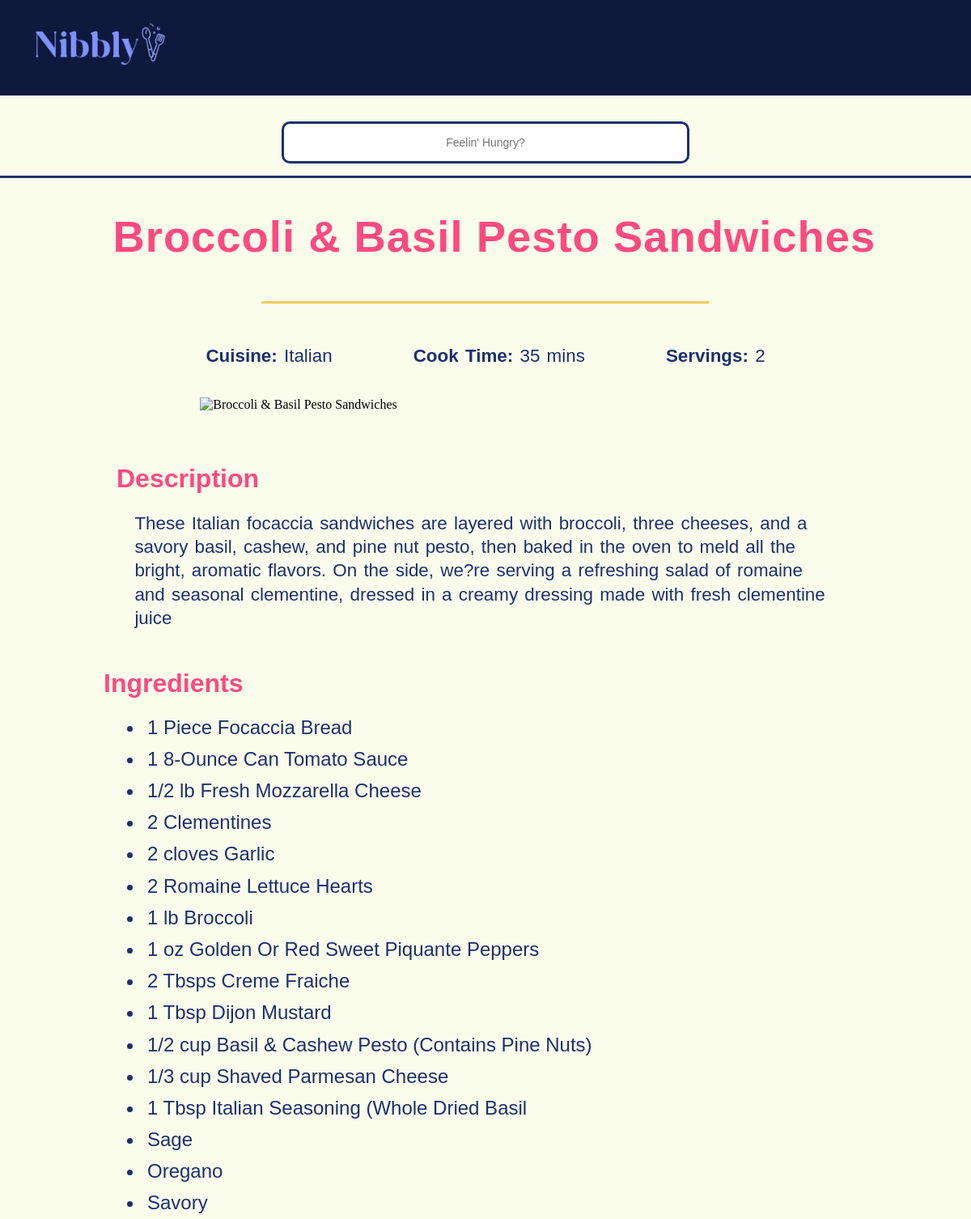
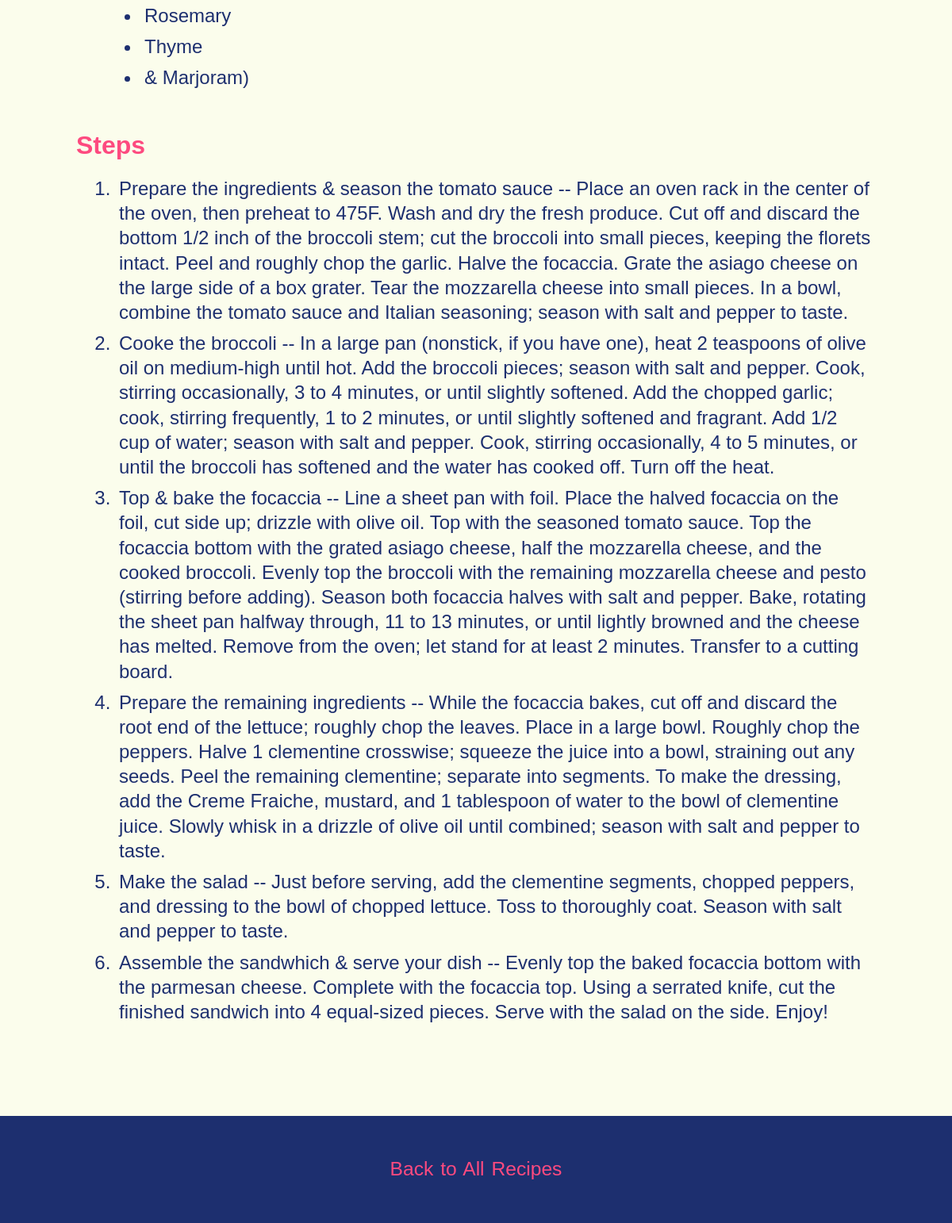
The app's page /new-recipe.php?id=3 with its own data (2 pictures, top to bottom).
### tables this page shows
CREATE TABLE `recipes_list` (
  `id` int NOT NULL,
  `recipe_name` varchar(100) DEFAULT NULL,
  `recipe_subtitle` varchar(100) DEFAULT NULL,
  `cuisine` varchar(100) DEFAULT NULL,
  `protein` varchar(100) DEFAULT NULL,
  `cook_time` int DEFAULT NULL,
  `servings` int DEFAULT NULL,
  `description` text,
  `ingredients` varchar(1000) DEFAULT NULL,
  `steps` text
);

### new-recipe.php (the view, shortened to what this page needs)
<?php
require_once 'db_connection.php';
$searchTerm = isset($_GET['search']) ? htmlspecialchars($_GET['search']) : '';
if (empty($searchTerm) && isset($_GET['id']) && is_numeric($_GET['id']) && (int)$_GET['id'] > 0) {
    $recipe_id = (int)$_GET['id'];
    $sql = "SELECT recipe_name FROM recipes_list WHERE id = ?";
    $stmt = $conn->prepare($sql);
    if ($stmt) {
        $stmt->bind_param("i", $recipe_id);
        $stmt->execute();
        $result = $stmt->get_result();
        if ($result->num_rows > 0) {
            $recipe = $result->fetch_assoc();
        }
    }
}
?>
<!DOCTYPE html>
<html lang="en">
<head>
    <link rel="stylesheet" href="css/normalize.css">
    <link rel="stylesheet" href="css/style.css">
</head>
<body>
<?php include 'header.php'; ?>
<div class="recipe-div">
<?php
if (!empty($searchTerm)) {
    echo '<h2>Search Results for "' . htmlspecialchars($searchTerm) . '"</h2>';
    echo '<div class="recipe-grid">';
    handleSearch($searchTerm, $conn);
    echo '</div>';
} else {
    $recipe_id = (int)$_GET['id'];
    $sql = "SELECT * FROM recipes_list WHERE id = ?";
    $stmt = $conn->prepare($sql);
    $stmt->bind_param("i", $recipe_id);
    $stmt->execute();
    $result = $stmt->get_result();
    if ($result->num_rows > 0) {
        $recipe = $result->fetch_assoc();
    } else {
        $stmt->close();
        $conn->close();
        die("Recipe not found. Please go back and try again.");
    }
    ?>
    <h2 class="recipe-header"><?php echo htmlspecialchars($recipe['recipe_name']); ?></h2>
    <hr class="solid">
    <div class="recipe-details">
        <div class="details-row">
            <p><strong>Cuisine:</strong> <?php echo htmlspecialchars($recipe['cuisine'] ?? 'N/A'); ?></p>
            <p><strong>Cook Time:</strong> <?php echo htmlspecialchars($recipe['cook_time'] ?? 'N/A'); ?> mins</p>
            <p><strong>Servings:</strong> <?php echo htmlspecialchars($recipe['servings'] ?? 'N/A'); ?></p>
        </div>
    </div>
    <div class="ingredients-div">
        <div class="ingredients-image">
            <?php
            $image_path = "images/recipes/{$recipe['id']}.jpg";
            ?>
            <img class="showcase-image" src="<?php echo $image_path; ?>" alt="<?php echo htmlspecialchars($recipe['recipe_name']); ?>">
        </div>
        <div class="blurb-div">
            <h3>Description</h3>
            <p><?php echo htmlspecialchars($recipe['description'] ?? 'No description provided.'); ?></p>
        </div>
        <div class="ingredients-list">
            <h3>Ingredients</h3>
            <ul>
                <?php
                if (!empty($recipe['ingredients'])) {
                    $ingredients = explode(',', $recipe['ingredients']);
                    foreach ($ingredients as $ingredient) {
                        echo "<li>" . htmlspecialchars(trim($ingredient)) . "</li>";
                    }
                } else {
                    echo "<li>No ingredients available.</li>";
                }
                ?>
            </ul>
        </div>
    </div>
    <div class="blurb-div">
        <h3>Steps</h3>
        <ol>
            <?php
            if (!empty($recipe['steps'])) {
                $steps = explode('*', $recipe['steps']);
                foreach ($steps as $step) {
                    echo "<li>" . htmlspecialchars(trim($step)) . "</li>";
                }
            } else {
                echo "<li>No steps available.</li>";
            }
            ?>
        </ol>
    </div>
    <?php
}
?>
</div>
<footer>
    <p><a href="all-recipes.php">Back to All Recipes</a></p>
</footer>
</body>
</html>

### css/style.css (style rules this page uses)
* { padding: 0; margin: 0; box-sizing: border-box; }
:root { --pearl-powder: #FBFDEC; --eclipse: #0E193E; --flamingo-: #FD4A7F; --mustard-: #FAC748; --orchid-: #8390FA; --nightlife: #1D2F6F; --font-title: 'funtonalie', Georgia, 'Times New Roman', Times, serif; --font-light: 'fustat-light', Arial, Helvetica, sans-serif; --font-text: 'fustat', Arial, Helvetica, sans-serif; --font-bold: 'fustat', Arial, Helvetica, sans-serif; }
body { background-color: var(--pearl-powder); margin: 0; padding-top: 150px; }
h2 { font-family: var(--font-light); font-size: 380%; color: var(--flamingo-); letter-spacing: 1px; text-align: center; margin: 1.5em 0 -0.5em 0; padding: 12px 0 40px 0; }
h3 { font-family: var(--font-light); font-size: 200%; color: var(--flamingo-); margin: 0.5em 0; }
li { font-family: var(--font-light); font-size: 150%; color: var(--nightlife); line-height: 1.3; padding: 4px; margin-left: 50px; }
p { font-family: var(--font-text); font-size: 140%; color: var(--nightlife); word-spacing: 2px; line-height: 1.3; margin: 3em 6em; max-width: 115ch; }
a { text-decoration: none; color: var(--flamingo-); font-family: 'fustat', Arial, Helvetica, sans-serif; font-size: 110%; }
footer { display: flex; justify-content: center; align-items: center; text-align: center; background-color: var(--nightlife); font-family: var(--font-title), Arial, Helvetica, sans-serif; padding: 2px; margin: 4em 0 0 0; }
footer p { color: var(--flamingo-); margin: 2.2em 0; }
hr.solid { border-top: 3px solid var(--mustard-); border-radius: 4px; width: 50%; margin: -1em auto; opacity: 0.9; }
.recipe-div { display: flex; flex-direction: column; justify-content: left; align-items: center; margin: 3em 3em; }
.recipe-header { text-align: center; font-size: 3.4rem; margin: 0.8em 0 0 0.4em; color: var(--flamingo-); padding: 0; padding-top: 20px; }
.ingredients-list { margin: 1em 2em; }
.blurb-div { margin: 1em 3em 3em 3em; }
.blurb-div p { margin: 1em 1em; }
.blurb-div li { font-family: var(--font-text); }
.ingredients-div { align-items: center; margin: 0 3em; }
.ingredients-image { display: flex; align-items: center; justify-content: center; margin-bottom: 4em; }
.recipe-details { text-align: center; margin-bottom: 2em; font-size: 1.1rem; color: var(--nightlife); }
.recipe-details .details-row { display: flex; justify-content: space-between; margin: 0; }
.details-row { display: flex; justify-content: center; gap: 100px; text-align: center; flex-wrap: wrap; }
.details-row p { font-size: 1.4rem; margin: 0; line-height: 1.4; flex: 1; white-space: nowrap; }
.showcase-image { width: 70%; height: auto; }
@media screen and (min-width: 1200px) { hr.solid { margin: 3em 8em; } }
@media screen and (max-width: 1200px) { hr.solid { margin: 3em 8em; } }
@media screen and (max-width: 1200px) { .recipe-div { flex-direction: column; margin: 3em; column-gap: 20px; } }

### records on screen
recipes_list: recipe_name "Broccoli & Basil Pesto Sandwiches", cuisine "Italian", cook_time "35", servings "2", description "These Italian focaccia sandwiches are layered with broccoli, three cheeses, and a savory basil, cashew, and pine nut pesto, then baked in the oven to meld all the bright, aromatic flavors. On the side, we?re serving a refreshing salad of romaine and seasonal clementine, dressed in a creamy dressing made with fresh clementine juice", ingredients "1 Piece Focaccia Bread", ingredients "1 8-Ounce Can Tomato Sauce", ingredients "1/2 lb Fresh Mozzarella Cheese", ingredients "2 Clementines", ingredients "2 cloves Garlic", ingredients "2 Romaine Lettuce Hearts", ingredients "1 lb Broccoli", ingredients "1 oz Golden Or Red Sweet Piquante Peppers", ingredients "2 Tbsps Creme Fraiche", ingredients "1 Tbsp Dijon Mustard", ingredients "1/2 cup Basil & Cashew Pesto (Contains Pine Nuts)", ingredients "1/3 cup Shaved Parmesan Cheese", ingredients "1 Tbsp Italian Seasoning (Whole Dried Basil", ingredients "Sage", ingredients "Oregano", ingredients "Savory", ingredients "Rosemary", ingredients "Thyme", ingredients "& Marjoram)", steps "Prepare the ingredients & season the tomato sauce -- Place an oven rack in the center of the oven, then preheat to 475F. Wash and dry the fresh produce. Cut off and discard the bottom 1/2 inch of the broccoli stem; cut the broccoli into small pieces, keeping the florets intact. Peel and roughly chop the garlic. Halve the focaccia. Grate the asiago cheese on the large side of a box grater. Tear the mozzarella cheese into small pieces. In a bowl, combine the tomato sauce and Italian seasoning; season with salt and pepper to taste.", steps "Cooke the broccoli -- In a large pan (nonstick, if you have one), heat 2 teaspoons of olive oil on medium-high until hot. Add the broccoli pieces; season with salt and pepper. Cook, stirring occasionally, 3 to 4 minutes, or until slightly softened. Add the chopped garlic; cook, stirring frequently, 1 to 2 minutes, or until slightly softened and fragrant. Add 1/2 cup of water; season with salt and pepper. Cook, stirring occasionally, 4 to 5 minutes, or until the broccoli has softened and the water has cooked off. Turn off the heat.", steps "Top & bake the focaccia -- Line a sheet pan with foil. Place the halved focaccia on the foil, cut side up; drizzle with olive oil. Top with the seasoned tomato sauce. Top the focaccia bottom with the grated asiago cheese, half the mozzarella cheese, and the cooked broccoli. Evenly top the broccoli with the remaining mozzarella cheese and pesto (stirring before adding). Season both focaccia halves with salt and pepper. Bake, rotating the sheet pan halfway through, 11 to 13 minutes, or until lightly browned and the cheese has melted. Remove from the oven; let stand for at least 2 minutes. Transfer to a cutting board.", steps "Prepare the remaining ingredients -- While the focaccia bakes, cut off and discard the root end of the lettuce; roughly chop the leaves. Place in a large bowl. Roughly chop the peppers. Halve 1 clementine crosswise; squeeze the juice into a bowl, straining out any seeds. Peel the remaining clementine; separate into segments. To make the dressing, add the Creme Fraiche, mustard, and 1 tablespoon of water to the bowl of clementine juice. Slowly whisk in a drizzle of olive oil until combined; season with salt and pepper to taste.", steps "Make the salad -- Just before serving, add the clementine segments, chopped peppers, and dressing to the bowl of chopped lettuce. Toss to thoroughly coat. Season with salt and pepper to taste.", steps "Assemble the sandwhich & serve your dish -- Evenly top the baked focaccia bottom with the parmesan cheese. Complete with the focaccia top. Using a serrated knife, cut the finished sandwich into 4 equal-sized pieces. Serve with the salad on the side. Enjoy!"
